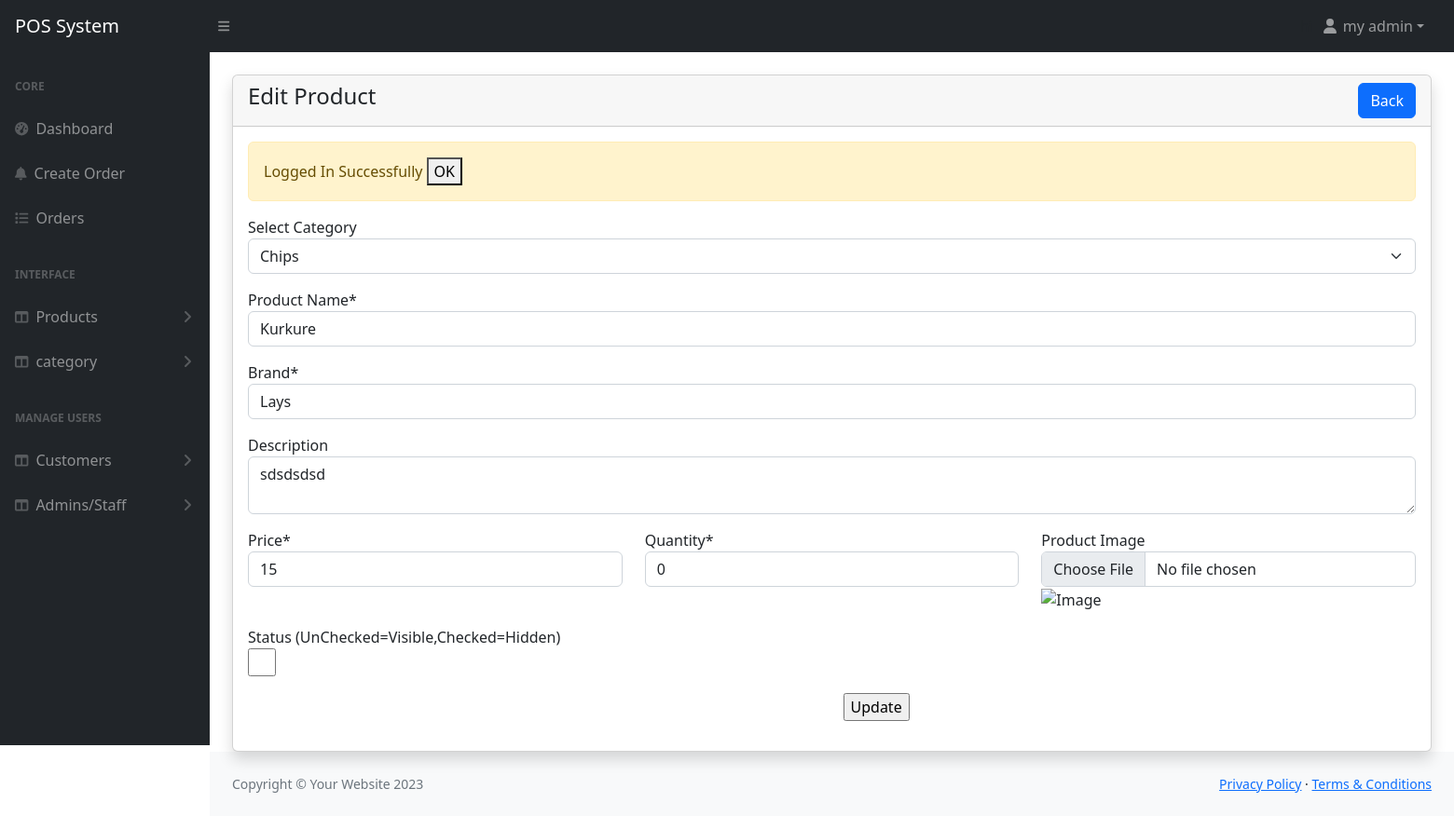
Screenshot of /admin/products-edit.php?id=6 (signed in) with the database file from the repository.
### tables this page shows
CREATE TABLE `products` (
  `id` int(11) NOT NULL,
  `category_id` int(11) NOT NULL,
  `name` varchar(255) NOT NULL,
  `brand` varchar(255) NOT NULL,
  `description` mediumtext DEFAULT NULL,
  `price` int(11) NOT NULL,
  `quantity` int(11) NOT NULL,
  `image` varchar(255) DEFAULT NULL,
  `status` tinyint(1) NOT NULL DEFAULT 0 COMMENT '0=visible 1=hidden',
  `created_at` date NOT NULL DEFAULT current_timestamp()
);

CREATE TABLE `categories` (
  `id` int(11) NOT NULL,
  `name` varchar(255) NOT NULL,
  `description` mediumtext DEFAULT NULL,
  `status` tinyint(1) NOT NULL DEFAULT 0 COMMENT ' 0= visible 1=hidden'
);

### admin/products-edit.php (the view, shortened to what this page needs)
<?php include('assets/includes/header.php');?>
<div class="container-fluid px-4">
  <div class="card mt-4 shadow">
    <div class="card-header">
        <h4 class="mb-0">Edit Product
            <a href="products.php" class="btn btn-primary float-end">Back</a>
        </h4>
    </div>
    <div class="card-body">
        <form action="code.php" method="POST" enctype="multipart/form-data">
            <?php
             $paramValue=checkParamId('id');
             $products=getById('products',$paramValue);
             if($products){
                if($products['status']==200)
                {
             ?>
            <div class="row">
                <div class="col-md-12 mb-3">
                    <label>Select Category</label>
                    <select name="category_id" class="form-select">
                        <?php
                         $categories =getAll('categories');
                         if($categories){
                            if(mysqli_num_rows($categories)>0){
                                foreach($categories as $cateItem){
                                    ?>
                                     <option value="<?= $cateItem['name']?>"
                                     <?=$products['data']['category_id']==$cateItem['id']?'selected':''; ?>
                                     >
                                      <?= $cateItem['name'];?>
                                    </option>
                                    <?php
                                }
                            }else{
                                echo'<option value="">No products Found</option>';
                            }
                         }else{
                             echo'<option value="">Some thing went wrong</option>';
                         }
                        ?>
                    </select>
                    </div>
                <div class="col-md-12 mb-3">
                    <label for="">Product Name*</label>
                    <input type="text" name="name" required value="<?=$products['data']['name'] ?>" class="form-control"/>
                </div>
                <div class="col-md-12 mb-3">
                    <label for="">Brand*</label>
                    <input type="text" name="brand" required value="<?=$products['data']['brand'] ?>" class="form-control"/>
                </div>
                <div class="col-md-12 mb-3">
                    <label for="">Description</label>
                    <textarea type="text" name="description" required  class="form-control"><?=$products['data']['description'] ?></textarea>
                </div>
                <div class="col-md-4 mb-3">
                    <label for="">Price*</label>
                    <input type="number" name="price" required value="<?=$products['data']['price'] ?>" class="form-control"/>
                </div>
                <div class="col-md-4 mb-3">
                    <label for="">Quantity*</label>
                    <input type="number" name="quantity" required value="<?=$products['data']['quantity'] ?>" class="form-control"/>
                </div>
                <div class="col-md-4 mb-3">
                    <label for="">Product Image</label>
                    <input type="file" name="image" value="<?=$products['data']['image'] ?>" class="form-control">
                    <img src="../<?=$products['data']['image'] ?>" style="width: 40px;hieght:40px" alt="Image">
                </div>
                <div class="col-md-6">
                    <lable>Status (UnChecked=Visible,Checked=Hidden)</lable>
                    <input  type="checkbox" name="status" <?=$products['data']['status']==true ? 'checked':'' ?> style="width: 30px;height: 30px; "/>
                </div>
                <div class="col-md-6 mb-3 ml-10 text-end">
                    <input style="margin-right: 1900px;" type="submit" name="updateProducts" value="Update">
                </div>
            </div>
            <?php
        }else{
                    echo'<h3>'.$products['message'].'</h3>';
                    return false;
                }
             }else{
              echo'<h3>Something Went wrong</h3>';
              return false;
             }
             ?>
        </form>
    </div>
  </div>
</div>
<?php include('assets/includes/footer.php');?>

### rows the page displays
products: category_id "Chips", name "Kurkure", brand "Lays", description "sdsdsdsd", price "15", quantity "0"

### other values shown
$_SESSION['loggedInUser']['name'] "my admin"
$_SESSION['status'] "Logged In Successfully"
